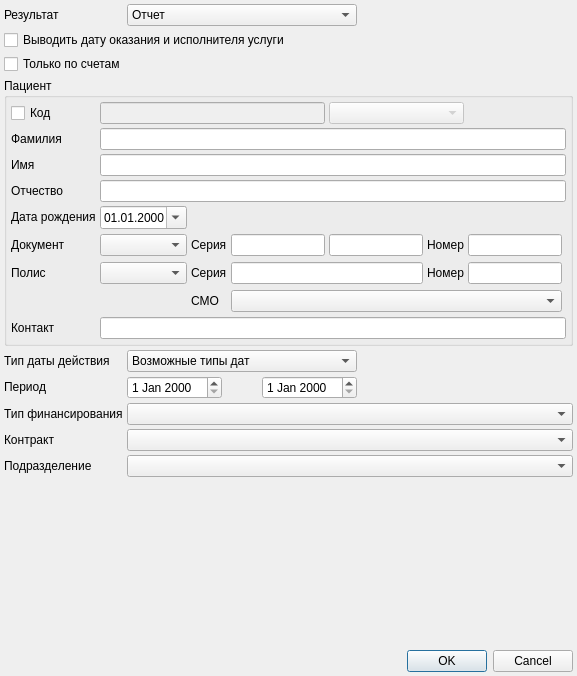
<?xml version="1.0" encoding="UTF-8"?>
<ui version="4.0">
 <class>ReportClientActionsSetupDialog</class>
 <widget class="QDialog" name="ReportClientActionsSetupDialog">
  <property name="geometry">
   <rect>
    <x>0</x>
    <y>0</y>
    <width>577</width>
    <height>676</height>
   </rect>
  </property>
  <property name="windowTitle">
   <string>Dialog</string>
  </property>
  <layout class="QGridLayout" name="gridLayout">
   <property name="margin">
    <number>4</number>
   </property>
   <property name="spacing">
    <number>4</number>
   </property>
   <item row="3" column="0" colspan="5">
    <widget class="QGroupBox" name="grpClient">
     <property name="title">
      <string>Пациент</string>
     </property>
     <property name="flat">
      <bool>false</bool>
     </property>
     <property name="checkable">
      <bool>false</bool>
     </property>
     <property name="checked">
      <bool>false</bool>
     </property>
     <layout class="QGridLayout" name="gridLayout_2">
      <property name="margin">
       <number>4</number>
      </property>
      <property name="spacing">
       <number>4</number>
      </property>
      <item row="1" column="0">
       <widget class="QLabel" name="lblLastName">
        <property name="sizePolicy">
         <sizepolicy hsizetype="Maximum" vsizetype="Fixed">
          <horstretch>0</horstretch>
          <verstretch>0</verstretch>
         </sizepolicy>
        </property>
        <property name="text">
         <string>Фамилия</string>
        </property>
        <property name="buddy">
         <cstring>edtLastName</cstring>
        </property>
       </widget>
      </item>
      <item row="1" column="1" colspan="7">
       <widget class="QLineEdit" name="edtLastName"/>
      </item>
      <item row="2" column="0">
       <widget class="QLabel" name="lblFirstName">
        <property name="sizePolicy">
         <sizepolicy hsizetype="Maximum" vsizetype="Fixed">
          <horstretch>0</horstretch>
          <verstretch>0</verstretch>
         </sizepolicy>
        </property>
        <property name="text">
         <string>Имя</string>
        </property>
        <property name="buddy">
         <cstring>edtFirstName</cstring>
        </property>
       </widget>
      </item>
      <item row="2" column="1" colspan="7">
       <widget class="QLineEdit" name="edtFirstName"/>
      </item>
      <item row="3" column="0">
       <widget class="QLabel" name="lblPatrName">
        <property name="sizePolicy">
         <sizepolicy hsizetype="Maximum" vsizetype="Fixed">
          <horstretch>0</horstretch>
          <verstretch>0</verstretch>
         </sizepolicy>
        </property>
        <property name="text">
         <string>Отчество</string>
        </property>
       </widget>
      </item>
      <item row="3" column="1" colspan="7">
       <widget class="QLineEdit" name="edtPatrName"/>
      </item>
      <item row="4" column="0">
       <widget class="QLabel" name="lblBirthDate">
        <property name="sizePolicy">
         <sizepolicy hsizetype="Maximum" vsizetype="Fixed">
          <horstretch>0</horstretch>
          <verstretch>0</verstretch>
         </sizepolicy>
        </property>
        <property name="text">
         <string>Дата рождения</string>
        </property>
       </widget>
      </item>
      <item row="4" column="1">
       <widget class="CDateEdit" name="edtBirthDate">
        <property name="sizePolicy">
         <sizepolicy hsizetype="Maximum" vsizetype="Fixed">
          <horstretch>0</horstretch>
          <verstretch>0</verstretch>
         </sizepolicy>
        </property>
        <property name="displayFormat">
         <string>dd.MM.yyyy</string>
        </property>
        <property name="calendarPopup">
         <bool>true</bool>
        </property>
       </widget>
      </item>
      <item row="4" column="2" colspan="6">
       <spacer name="horizontalSpacer">
        <property name="orientation">
         <enum>Qt::Horizontal</enum>
        </property>
        <property name="sizeHint" stdset="0">
         <size>
          <width>221</width>
          <height>20</height>
         </size>
        </property>
       </spacer>
      </item>
      <item row="5" column="0">
       <widget class="QLabel" name="lblDocument">
        <property name="sizePolicy">
         <sizepolicy hsizetype="Maximum" vsizetype="Fixed">
          <horstretch>0</horstretch>
          <verstretch>0</verstretch>
         </sizepolicy>
        </property>
        <property name="text">
         <string>Документ</string>
        </property>
       </widget>
      </item>
      <item row="5" column="1">
       <widget class="CRBComboBox" name="cmbDocType"/>
      </item>
      <item row="5" column="2">
       <widget class="QLabel" name="lblSerial">
        <property name="text">
         <string>Серия</string>
        </property>
       </widget>
      </item>
      <item row="5" column="3">
       <widget class="QLineEdit" name="edtLeftSerial">
        <property name="sizePolicy">
         <sizepolicy hsizetype="Preferred" vsizetype="Fixed">
          <horstretch>0</horstretch>
          <verstretch>0</verstretch>
         </sizepolicy>
        </property>
       </widget>
      </item>
      <item row="5" column="4">
       <widget class="QLineEdit" name="edtRightSerial">
        <property name="sizePolicy">
         <sizepolicy hsizetype="Preferred" vsizetype="Fixed">
          <horstretch>0</horstretch>
          <verstretch>0</verstretch>
         </sizepolicy>
        </property>
       </widget>
      </item>
      <item row="5" column="5">
       <widget class="QLabel" name="lblNumber">
        <property name="text">
         <string>Номер</string>
        </property>
       </widget>
      </item>
      <item row="5" column="6">
       <widget class="QLineEdit" name="edtNumber">
        <property name="sizePolicy">
         <sizepolicy hsizetype="Preferred" vsizetype="Fixed">
          <horstretch>0</horstretch>
          <verstretch>0</verstretch>
         </sizepolicy>
        </property>
       </widget>
      </item>
      <item row="5" column="7">
       <spacer name="horizontalSpacer_2">
        <property name="orientation">
         <enum>Qt::Horizontal</enum>
        </property>
        <property name="sizeHint" stdset="0">
         <size>
          <width>1</width>
          <height>24</height>
         </size>
        </property>
       </spacer>
      </item>
      <item row="6" column="0">
       <widget class="QLabel" name="lblCompulsoryPolicy">
        <property name="sizePolicy">
         <sizepolicy hsizetype="Maximum" vsizetype="Fixed">
          <horstretch>0</horstretch>
          <verstretch>0</verstretch>
         </sizepolicy>
        </property>
        <property name="text">
         <string>Полис</string>
        </property>
        <property name="buddy">
         <cstring>edtPolicySerial</cstring>
        </property>
       </widget>
      </item>
      <item row="6" column="1">
       <widget class="CRBComboBox" name="cmbPolicyType"/>
      </item>
      <item row="6" column="2">
       <widget class="QLabel" name="lblCompulsoryPolisSerial">
        <property name="text">
         <string>Серия</string>
        </property>
        <property name="buddy">
         <cstring>edtPolicySerial</cstring>
        </property>
       </widget>
      </item>
      <item row="6" column="3" colspan="2">
       <widget class="CPolicySerialEdit" name="edtPolicySerial">
        <property name="sizePolicy">
         <sizepolicy hsizetype="Preferred" vsizetype="Fixed">
          <horstretch>0</horstretch>
          <verstretch>0</verstretch>
         </sizepolicy>
        </property>
       </widget>
      </item>
      <item row="6" column="5">
       <widget class="QLabel" name="lblCompulsoryPolisNumber">
        <property name="text">
         <string>Номер</string>
        </property>
        <property name="alignment">
         <set>Qt::AlignRight|Qt::AlignTrailing|Qt::AlignVCenter</set>
        </property>
        <property name="margin">
         <number>0</number>
        </property>
        <property name="buddy">
         <cstring>edtPolicyNumber</cstring>
        </property>
       </widget>
      </item>
      <item row="6" column="6">
       <widget class="QLineEdit" name="edtPolicyNumber">
        <property name="sizePolicy">
         <sizepolicy hsizetype="Preferred" vsizetype="Fixed">
          <horstretch>0</horstretch>
          <verstretch>0</verstretch>
         </sizepolicy>
        </property>
       </widget>
      </item>
      <item row="6" column="7">
       <spacer name="horizontalSpacer_3">
        <property name="orientation">
         <enum>Qt::Horizontal</enum>
        </property>
        <property name="sizeHint" stdset="0">
         <size>
          <width>1</width>
          <height>24</height>
         </size>
        </property>
       </spacer>
      </item>
      <item row="7" column="2">
       <widget class="QLabel" name="lblCompulsoryPolisCompany">
        <property name="text">
         <string>СМО</string>
        </property>
        <property name="buddy">
         <cstring>cmbPolicyCompany</cstring>
        </property>
       </widget>
      </item>
      <item row="7" column="3" colspan="4">
       <widget class="CInsurerComboBox" name="cmbPolicyCompany">
        <property name="sizePolicy">
         <sizepolicy hsizetype="Preferred" vsizetype="Fixed">
          <horstretch>0</horstretch>
          <verstretch>0</verstretch>
         </sizepolicy>
        </property>
        <property name="sizeAdjustPolicy">
         <enum>QComboBox::AdjustToMinimumContentsLength</enum>
        </property>
       </widget>
      </item>
      <item row="7" column="7">
       <spacer name="horizontalSpacer_4">
        <property name="orientation">
         <enum>Qt::Horizontal</enum>
        </property>
        <property name="sizeHint" stdset="0">
         <size>
          <width>1</width>
          <height>24</height>
         </size>
        </property>
       </spacer>
      </item>
      <item row="8" column="0">
       <widget class="QLabel" name="lblContact">
        <property name="sizePolicy">
         <sizepolicy hsizetype="Maximum" vsizetype="Fixed">
          <horstretch>0</horstretch>
          <verstretch>0</verstretch>
         </sizepolicy>
        </property>
        <property name="text">
         <string>Контакт</string>
        </property>
       </widget>
      </item>
      <item row="8" column="1" colspan="7">
       <widget class="QLineEdit" name="edtContact"/>
      </item>
      <item row="0" column="0">
       <widget class="QCheckBox" name="chkClientCode">
        <property name="text">
         <string>Код</string>
        </property>
       </widget>
      </item>
      <item row="0" column="1" colspan="3">
       <widget class="QLineEdit" name="edtClientCode">
        <property name="enabled">
         <bool>false</bool>
        </property>
       </widget>
      </item>
      <item row="0" column="4" colspan="2">
       <widget class="CRBComboBox" name="cmbAccountingSystem">
        <property name="enabled">
         <bool>false</bool>
        </property>
       </widget>
      </item>
      <item row="0" column="6" colspan="2">
       <spacer name="horizontalSpacer_5">
        <property name="orientation">
         <enum>Qt::Horizontal</enum>
        </property>
        <property name="sizeHint" stdset="0">
         <size>
          <width>40</width>
          <height>20</height>
         </size>
        </property>
       </spacer>
      </item>
     </layout>
    </widget>
   </item>
   <item row="4" column="0">
    <widget class="QLabel" name="lblActionDateType">
     <property name="sizePolicy">
      <sizepolicy hsizetype="Maximum" vsizetype="Fixed">
       <horstretch>0</horstretch>
       <verstretch>0</verstretch>
      </sizepolicy>
     </property>
     <property name="text">
      <string>Тип даты действия</string>
     </property>
    </widget>
   </item>
   <item row="4" column="1" colspan="3">
    <widget class="QComboBox" name="cmbActionDateType">
     <item>
      <property name="text">
       <string>Возможные типы дат</string>
      </property>
     </item>
    </widget>
   </item>
   <item row="4" column="4">
    <spacer name="horizontalSpacer_6">
     <property name="orientation">
      <enum>Qt::Horizontal</enum>
     </property>
     <property name="sizeHint" stdset="0">
      <size>
       <width>40</width>
       <height>20</height>
      </size>
     </property>
    </spacer>
   </item>
   <item row="5" column="0">
    <widget class="QLabel" name="lblDate">
     <property name="sizePolicy">
      <sizepolicy hsizetype="Maximum" vsizetype="Fixed">
       <horstretch>0</horstretch>
       <verstretch>0</verstretch>
      </sizepolicy>
     </property>
     <property name="text">
      <string>Период</string>
     </property>
    </widget>
   </item>
   <item row="5" column="1" colspan="2">
    <widget class="CDateEdit" name="edtBegDate">
     <property name="sizePolicy">
      <sizepolicy hsizetype="Maximum" vsizetype="Fixed">
       <horstretch>0</horstretch>
       <verstretch>0</verstretch>
      </sizepolicy>
     </property>
    </widget>
   </item>
   <item row="5" column="3">
    <widget class="CDateEdit" name="edtEndDate">
     <property name="sizePolicy">
      <sizepolicy hsizetype="Maximum" vsizetype="Fixed">
       <horstretch>0</horstretch>
       <verstretch>0</verstretch>
      </sizepolicy>
     </property>
    </widget>
   </item>
   <item row="5" column="4">
    <spacer name="horizontalSpacer_7">
     <property name="orientation">
      <enum>Qt::Horizontal</enum>
     </property>
     <property name="sizeHint" stdset="0">
      <size>
       <width>40</width>
       <height>20</height>
      </size>
     </property>
    </spacer>
   </item>
   <item row="10" column="0" colspan="5">
    <widget class="QDialogButtonBox" name="buttonBox">
     <property name="orientation">
      <enum>Qt::Horizontal</enum>
     </property>
     <property name="standardButtons">
      <set>QDialogButtonBox::Cancel|QDialogButtonBox::Ok</set>
     </property>
    </widget>
   </item>
   <item row="9" column="3">
    <spacer name="verticalSpacer">
     <property name="orientation">
      <enum>Qt::Vertical</enum>
     </property>
     <property name="sizeHint" stdset="0">
      <size>
       <width>20</width>
       <height>40</height>
      </size>
     </property>
    </spacer>
   </item>
   <item row="7" column="0">
    <widget class="QLabel" name="lblContract">
     <property name="sizePolicy">
      <sizepolicy hsizetype="Maximum" vsizetype="Fixed">
       <horstretch>0</horstretch>
       <verstretch>0</verstretch>
      </sizepolicy>
     </property>
     <property name="text">
      <string>Контракт</string>
     </property>
    </widget>
   </item>
   <item row="7" column="1" colspan="4">
    <widget class="CContractComboBox" name="cmbContract"/>
   </item>
   <item row="6" column="0">
    <widget class="QLabel" name="lblFinance">
     <property name="sizePolicy">
      <sizepolicy hsizetype="Maximum" vsizetype="Fixed">
       <horstretch>0</horstretch>
       <verstretch>0</verstretch>
      </sizepolicy>
     </property>
     <property name="text">
      <string>Тип финансирования</string>
     </property>
    </widget>
   </item>
   <item row="0" column="0">
    <widget class="QLabel" name="lblResultType">
     <property name="sizePolicy">
      <sizepolicy hsizetype="Maximum" vsizetype="Fixed">
       <horstretch>0</horstretch>
       <verstretch>0</verstretch>
      </sizepolicy>
     </property>
     <property name="text">
      <string>Результат</string>
     </property>
    </widget>
   </item>
   <item row="0" column="1" colspan="3">
    <widget class="QComboBox" name="cmbResultType">
     <item>
      <property name="text">
       <string>Отчет</string>
      </property>
     </item>
     <item>
      <property name="text">
       <string>Реестр</string>
      </property>
     </item>
     <item>
      <property name="text">
       <string>Реестр услуг с датами выполнения</string>
      </property>
     </item>
    </widget>
   </item>
   <item row="1" column="0" colspan="4">
    <widget class="QCheckBox" name="chkDetailDateAndPersonCode">
     <property name="text">
      <string>Выводить дату оказания и исполнителя услуги</string>
     </property>
    </widget>
   </item>
   <item row="2" column="0" colspan="3">
    <widget class="QCheckBox" name="chkOnlyAccounting">
     <property name="text">
      <string>Только по счетам</string>
     </property>
    </widget>
   </item>
   <item row="8" column="0">
    <widget class="QLabel" name="lblOrgStructure">
     <property name="text">
      <string>Подразделение</string>
     </property>
    </widget>
   </item>
   <item row="8" column="1" colspan="4">
    <widget class="COrgStructureComboBox" name="cmbOrgStructure">
     <property name="enabled">
      <bool>true</bool>
     </property>
    </widget>
   </item>
   <item row="6" column="1" colspan="4">
    <widget class="CRBComboBox" name="cmbFinance"/>
   </item>
  </layout>
 </widget>
 <customwidgets>
  <customwidget>
   <class>CDateEdit</class>
   <extends>QDateEdit</extends>
   <header>library/DateEdit.h</header>
  </customwidget>
  <customwidget>
   <class>COrgStructureComboBox</class>
   <extends>QComboBox</extends>
   <header>Orgs/OrgStructComboBoxes.h</header>
  </customwidget>
  <customwidget>
   <class>CRBComboBox</class>
   <extends>QComboBox</extends>
   <header>library/crbcombobox.h</header>
  </customwidget>
  <customwidget>
   <class>CContractComboBox</class>
   <extends>QComboBox</extends>
   <header>Accounting/ContractComboBox.h</header>
  </customwidget>
  <customwidget>
   <class>CInsurerComboBox</class>
   <extends>QComboBox</extends>
   <header>Orgs/OrgComboBox.h</header>
  </customwidget>
  <customwidget>
   <class>CPolicySerialEdit</class>
   <extends>QLineEdit</extends>
   <header>Registry/PolicySerialEdit.h</header>
  </customwidget>
 </customwidgets>
 <tabstops>
  <tabstop>cmbResultType</tabstop>
  <tabstop>chkClientCode</tabstop>
  <tabstop>edtClientCode</tabstop>
  <tabstop>cmbAccountingSystem</tabstop>
  <tabstop>edtLastName</tabstop>
  <tabstop>edtFirstName</tabstop>
  <tabstop>edtPatrName</tabstop>
  <tabstop>edtBirthDate</tabstop>
  <tabstop>cmbDocType</tabstop>
  <tabstop>edtLeftSerial</tabstop>
  <tabstop>edtRightSerial</tabstop>
  <tabstop>edtNumber</tabstop>
  <tabstop>cmbPolicyType</tabstop>
  <tabstop>edtPolicySerial</tabstop>
  <tabstop>edtPolicyNumber</tabstop>
  <tabstop>cmbPolicyCompany</tabstop>
  <tabstop>edtContact</tabstop>
  <tabstop>cmbActionDateType</tabstop>
  <tabstop>edtBegDate</tabstop>
  <tabstop>edtEndDate</tabstop>
  <tabstop>cmbFinance</tabstop>
  <tabstop>cmbContract</tabstop>
  <tabstop>buttonBox</tabstop>
 </tabstops>
 <resources/>
 <connections>
  <connection>
   <sender>buttonBox</sender>
   <signal>accepted()</signal>
   <receiver>ReportClientActionsSetupDialog</receiver>
   <slot>accept()</slot>
   <hints>
    <hint type="sourcelabel">
     <x>224</x>
     <y>404</y>
    </hint>
    <hint type="destinationlabel">
     <x>157</x>
     <y>274</y>
    </hint>
   </hints>
  </connection>
  <connection>
   <sender>buttonBox</sender>
   <signal>rejected()</signal>
   <receiver>ReportClientActionsSetupDialog</receiver>
   <slot>reject()</slot>
   <hints>
    <hint type="sourcelabel">
     <x>292</x>
     <y>410</y>
    </hint>
    <hint type="destinationlabel">
     <x>286</x>
     <y>274</y>
    </hint>
   </hints>
  </connection>
  <connection>
   <sender>chkClientCode</sender>
   <signal>clicked(bool)</signal>
   <receiver>edtClientCode</receiver>
   <slot>setEnabled(bool)</slot>
   <hints>
    <hint type="sourcelabel">
     <x>59</x>
     <y>50</y>
    </hint>
    <hint type="destinationlabel">
     <x>145</x>
     <y>43</y>
    </hint>
   </hints>
  </connection>
  <connection>
   <sender>chkClientCode</sender>
   <signal>clicked(bool)</signal>
   <receiver>cmbAccountingSystem</receiver>
   <slot>setEnabled(bool)</slot>
   <hints>
    <hint type="sourcelabel">
     <x>78</x>
     <y>44</y>
    </hint>
    <hint type="destinationlabel">
     <x>388</x>
     <y>50</y>
    </hint>
   </hints>
  </connection>
  <connection>
   <sender>chkClientCode</sender>
   <signal>clicked(bool)</signal>
   <receiver>edtLastName</receiver>
   <slot>setDisabled(bool)</slot>
   <hints>
    <hint type="sourcelabel">
     <x>28</x>
     <y>40</y>
    </hint>
    <hint type="destinationlabel">
     <x>133</x>
     <y>73</y>
    </hint>
   </hints>
  </connection>
  <connection>
   <sender>chkClientCode</sender>
   <signal>clicked(bool)</signal>
   <receiver>edtFirstName</receiver>
   <slot>setDisabled(bool)</slot>
   <hints>
    <hint type="sourcelabel">
     <x>40</x>
     <y>39</y>
    </hint>
    <hint type="destinationlabel">
     <x>119</x>
     <y>105</y>
    </hint>
   </hints>
  </connection>
  <connection>
   <sender>chkClientCode</sender>
   <signal>clicked(bool)</signal>
   <receiver>edtPatrName</receiver>
   <slot>setDisabled(bool)</slot>
   <hints>
    <hint type="sourcelabel">
     <x>67</x>
     <y>41</y>
    </hint>
    <hint type="destinationlabel">
     <x>129</x>
     <y>133</y>
    </hint>
   </hints>
  </connection>
  <connection>
   <sender>chkClientCode</sender>
   <signal>clicked(bool)</signal>
   <receiver>edtBirthDate</receiver>
   <slot>setDisabled(bool)</slot>
   <hints>
    <hint type="sourcelabel">
     <x>53</x>
     <y>52</y>
    </hint>
    <hint type="destinationlabel">
     <x>129</x>
     <y>164</y>
    </hint>
   </hints>
  </connection>
  <connection>
   <sender>chkClientCode</sender>
   <signal>clicked(bool)</signal>
   <receiver>cmbDocType</receiver>
   <slot>setDisabled(bool)</slot>
   <hints>
    <hint type="sourcelabel">
     <x>76</x>
     <y>44</y>
    </hint>
    <hint type="destinationlabel">
     <x>150</x>
     <y>196</y>
    </hint>
   </hints>
  </connection>
  <connection>
   <sender>chkClientCode</sender>
   <signal>clicked(bool)</signal>
   <receiver>edtLeftSerial</receiver>
   <slot>setDisabled(bool)</slot>
   <hints>
    <hint type="sourcelabel">
     <x>102</x>
     <y>52</y>
    </hint>
    <hint type="destinationlabel">
     <x>298</x>
     <y>197</y>
    </hint>
   </hints>
  </connection>
  <connection>
   <sender>chkClientCode</sender>
   <signal>clicked(bool)</signal>
   <receiver>edtRightSerial</receiver>
   <slot>setDisabled(bool)</slot>
   <hints>
    <hint type="sourcelabel">
     <x>85</x>
     <y>45</y>
    </hint>
    <hint type="destinationlabel">
     <x>396</x>
     <y>189</y>
    </hint>
   </hints>
  </connection>
  <connection>
   <sender>chkClientCode</sender>
   <signal>clicked(bool)</signal>
   <receiver>edtNumber</receiver>
   <slot>setDisabled(bool)</slot>
   <hints>
    <hint type="sourcelabel">
     <x>17</x>
     <y>46</y>
    </hint>
    <hint type="destinationlabel">
     <x>539</x>
     <y>192</y>
    </hint>
   </hints>
  </connection>
  <connection>
   <sender>chkClientCode</sender>
   <signal>clicked(bool)</signal>
   <receiver>cmbPolicyType</receiver>
   <slot>setDisabled(bool)</slot>
   <hints>
    <hint type="sourcelabel">
     <x>17</x>
     <y>41</y>
    </hint>
    <hint type="destinationlabel">
     <x>157</x>
     <y>232</y>
    </hint>
   </hints>
  </connection>
  <connection>
   <sender>chkClientCode</sender>
   <signal>clicked(bool)</signal>
   <receiver>edtPolicySerial</receiver>
   <slot>setDisabled(bool)</slot>
   <hints>
    <hint type="sourcelabel">
     <x>88</x>
     <y>38</y>
    </hint>
    <hint type="destinationlabel">
     <x>284</x>
     <y>225</y>
    </hint>
   </hints>
  </connection>
  <connection>
   <sender>chkClientCode</sender>
   <signal>clicked(bool)</signal>
   <receiver>edtPolicyNumber</receiver>
   <slot>setDisabled(bool)</slot>
   <hints>
    <hint type="sourcelabel">
     <x>21</x>
     <y>41</y>
    </hint>
    <hint type="destinationlabel">
     <x>493</x>
     <y>233</y>
    </hint>
   </hints>
  </connection>
  <connection>
   <sender>chkClientCode</sender>
   <signal>clicked(bool)</signal>
   <receiver>cmbPolicyCompany</receiver>
   <slot>setDisabled(bool)</slot>
   <hints>
    <hint type="sourcelabel">
     <x>93</x>
     <y>42</y>
    </hint>
    <hint type="destinationlabel">
     <x>285</x>
     <y>257</y>
    </hint>
   </hints>
  </connection>
  <connection>
   <sender>chkClientCode</sender>
   <signal>clicked(bool)</signal>
   <receiver>edtContact</receiver>
   <slot>setDisabled(bool)</slot>
   <hints>
    <hint type="sourcelabel">
     <x>37</x>
     <y>45</y>
    </hint>
    <hint type="destinationlabel">
     <x>148</x>
     <y>296</y>
    </hint>
   </hints>
  </connection>
 </connections>
</ui>
